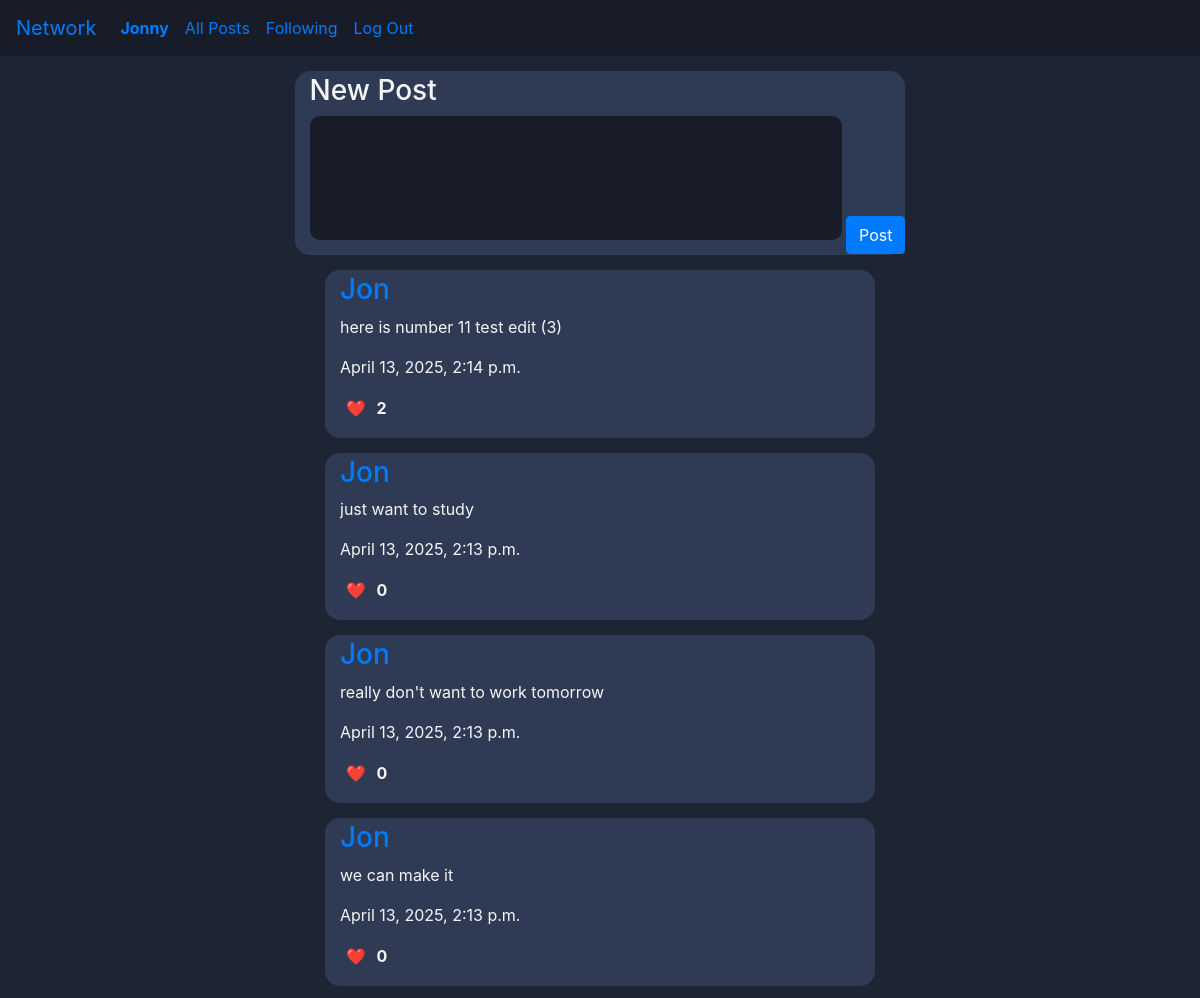
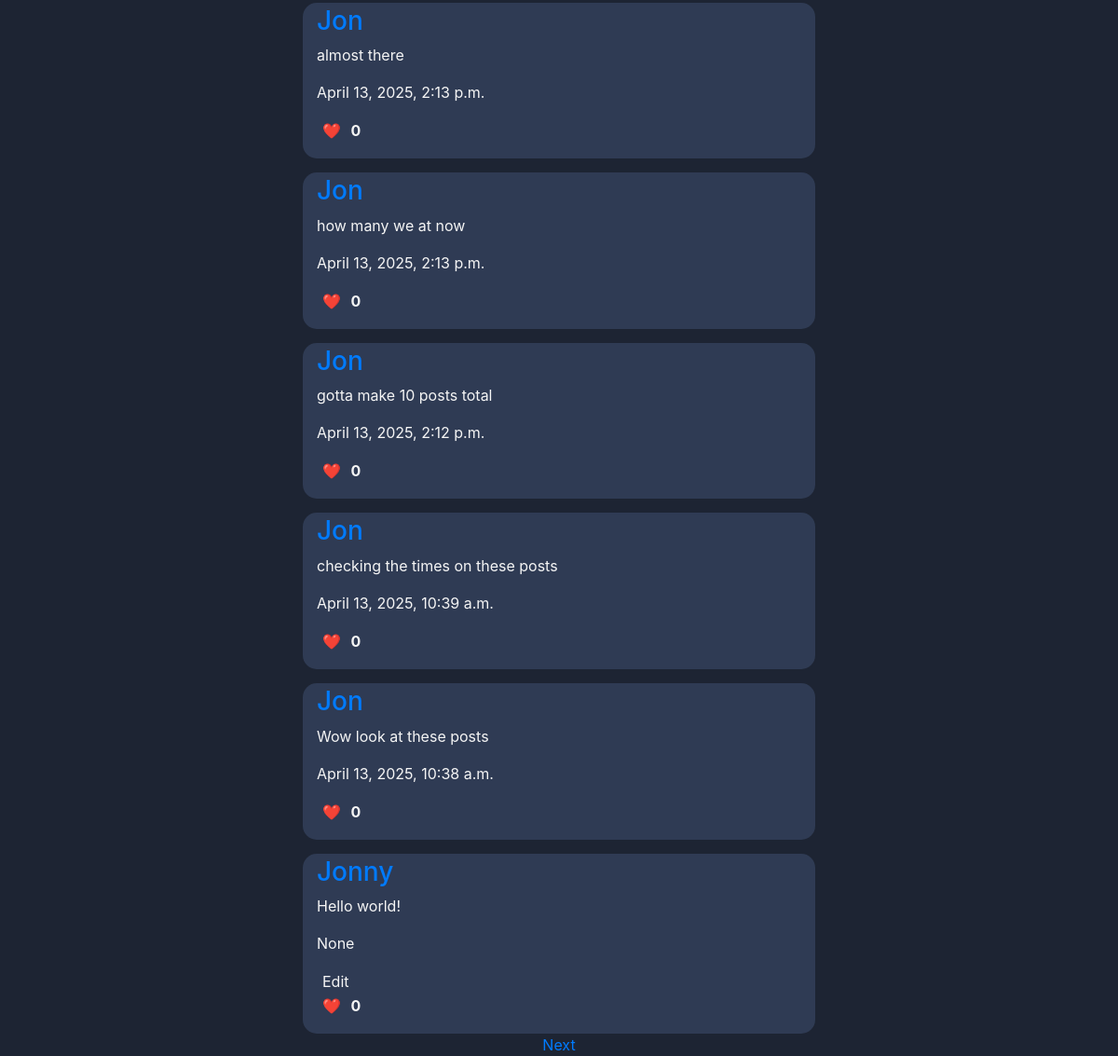
Screenshot of / (signed in) with the database file from the repository (2 pictures, top to bottom).
### network/models.py (models this page shows, shortened)
class User(AbstractUser):
    following = models.ManyToManyField("self", symmetrical=False, blank=True, related_name="followers")
    saved_posts = models.ManyToManyField("Post", blank=True, related_name="saved_by")

class Post(models.Model):
    user = models.ForeignKey("User", on_delete=models.CASCADE, related_name="user_posts")
    content = models.TextField(max_length=512, blank=False, null=False)
    likes = models.ManyToManyField("User", blank=True, related_name="liked_posts")
    timestamp = models.DateTimeField(auto_now_add=True)
    @property
    def like_count(self):
        return self.likes.count()

### network/views.py (the view)
# urls.py: path("", views.index, name="index"),
def index(request):
    return post_paginator(
        request,
        query=Post.objects.select_related("user").order_by("-timestamp"),
        template="network/index.html",
        title="All Posts",
    )

### network/views.py (called while the page is built)
def post_paginator(request, query, template, title, user_obj=None):
    paginator = Paginator(query, 10)
    page_number = request.GET.get("page")
    page_obj = paginator.get_page(page_number)
    return render(request, template, {
        "page_obj": page_obj,
        "title": title,
        "user_obj": user_obj
    })

### network/templates/network/index.html (shortened to what this page needs)
{% extends "network/layout.html" %}
{% load static %}
{% block body %}
    <div class="post-div">
        <form id="post-form">
            <h3>New Post</h3>
            <textarea id="content" rows="5" cols="50" {% if  not request.user.is_authenticated %}placeholder="Login to post!" disabled{% endif %} required></textarea>
            <button id="post-btn" class="btn btn-primary" {% if not request.user.is_authenticated %}disabled{% endif %}>Post</button>
        </form>
    </div>
    {% include "network/partials/load_posts.html" with page_obj=page_obj %}
{% endblock %}

### network/templates/network/layout.html (shortened to what this page needs)
{% load static %}
<!DOCTYPE html>
<html lang="en">
    <head>
        <link rel="stylesheet" href="https://stackpath.bootstrapcdn.com/bootstrap/4.4.1/css/bootstrap.min.css">
        <link href="{% static 'network/styles.css' %}" rel="stylesheet">
    </head>
    <body>
        <nav class="navbar navbar-expand-lg nav">
            <a class="navbar-brand" href="#">Network</a>
            <div>
              <ul class="navbar-nav mr-auto">
                {% if user.is_authenticated %}
                    <li class="nav-item">
                        <a class="nav-link" href="#"><strong>{{ user.username }}</strong></a>
                    </li>
                {% endif %}
                <li class="nav-item">
                  <a class="nav-link" href="{% url 'index' %}">All Posts</a>
                </li>
                {% if user.is_authenticated %}
                    <li class="nav-item">
                        <a class="nav-link" href="{% url 'following_posts' %}">Following</a>
                    </li>
                    <li class="nav-item">
                        <a class="nav-link" href="{% url 'logout' %}">Log Out</a>
                    </li>
                {% endif %}
              </ul>
            </div>
          </nav>
        <div class="body">
            {% block body %}
            {% endblock %}
        </div>
    </body>
</html>

### network/templates/network/partials/load_posts.html (shortened to what this page needs)
<div class="posts-div">
    {% for post in page_obj %}
        <div class="post-div">
            <h3><a href="{% url 'profile' username=post.user.username %}">{{ post.user.username }}</a></h3>
            <div class="post-text-div">
                <p class="post-text">{{ post.content }}</p>
            </div>
            <p class="small-text">{{ post.timestamp }}</p>
            {% if post.user == user %}
                <button class="edit-btn" data-id="{{ post.id }}">Edit</button>
            {% endif %}
            <p>
                {% if user.is_authenticated %}
                    <button class="like-btn" data-id="{{ post.id }}"
                    data-liked="{% if user in post.likes.all %}true{% else %}false{% endif %}">❤️</button>
                {% else %}
                    🩶
                {% endif %}
                <strong class="like-count">{{ post.like_count }}</strong>
            </p>
        </div>
    {% endfor %}
</div>
<div class="paginator">
    {% if page_obj.has_next %}
        <a href="?page={{ page_obj.next_page_number }}">Next</a>
    {% endif %}
</div>

### network/static/network/styles.css (style rules this page uses)
* { margin: 0; box-sizing: border-box; }
.nav { background-color: #171c28; }
.body { background-color: #1d2433; color: whitesmoke; display: flex; flex-direction: column; align-items: center; padding: auto; }
textarea { background-color: #171c28; border-radius: 10px; border: none; resize: none; }
.post-div { border-radius: 15px; min-width: 550px; background-color: #2f3b54; margin-top: 15px; padding: 3px 0 1px 15px; }
.edit-btn { color: whitesmoke; background-color: #2f3b54; border: none; }
.like-btn { border: none; background-color: inherit; }

### rows the page displays
User: username "Jonny"
Post: user.username "Jon", content "here is number 11 test edit (3)", timestamp "April 13, 2025, 2:14 p.m.", like_count "2"
Post: user.username "Jon", content "just want to study", timestamp "April 13, 2025, 2:13 p.m.", like_count "0"
Post: user.username "Jon", content "really don't want to work tomorrow", timestamp "April 13, 2025, 2:13 p.m.", like_count "0"
Post: user.username "Jon", content "we can make it", timestamp "April 13, 2025, 2:13 p.m.", like_count "0"
Post: user.username "Jon", content "almost there", timestamp "April 13, 2025, 2:13 p.m.", like_count "0"
Post: user.username "Jon", content "how many we at now", timestamp "April 13, 2025, 2:13 p.m.", like_count "0"
Post: user.username "Jon", content "gotta make 10 posts total", timestamp "April 13, 2025, 2:12 p.m.", like_count "0"
Post: user.username "Jon", content "checking the times on these posts", timestamp "April 13, 2025, 10:39 a.m.", like_count "0"
Post: user.username "Jon", content "Wow look at these posts", timestamp "April 13, 2025, 10:38 a.m.", like_count "0"
Post: user.username "Jonny", content "Hello world!", timestamp "None", like_count "0"
